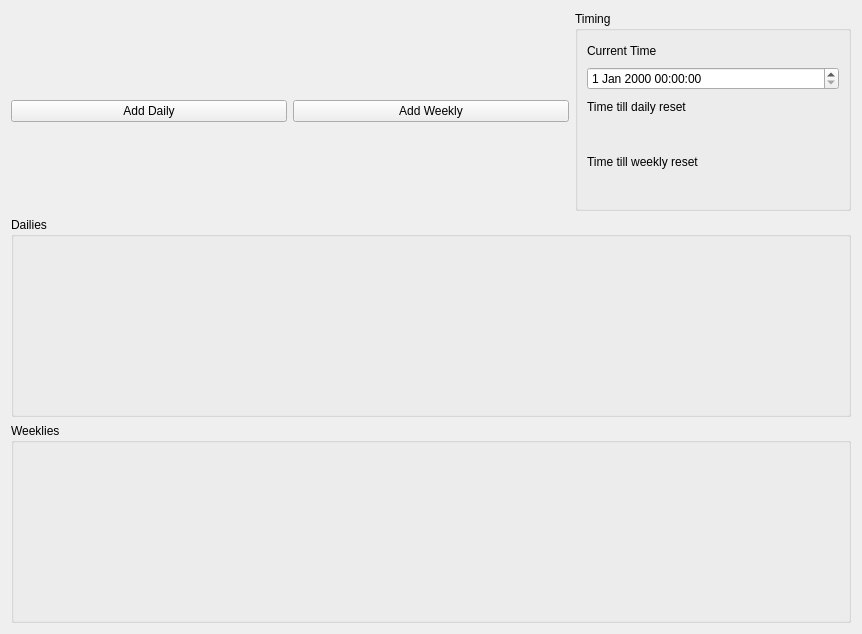
<?xml version="1.0" encoding="UTF-8"?>
<ui version="4.0">
 <class>MapleTabWidget</class>
 <widget class="QWidget" name="MapleTabWidget">
  <property name="geometry">
   <rect>
    <x>0</x>
    <y>0</y>
    <width>862</width>
    <height>634</height>
   </rect>
  </property>
  <property name="windowTitle">
   <string>Form</string>
  </property>
  <layout class="QVBoxLayout" name="verticalLayout">
   <item>
    <layout class="QHBoxLayout" name="horizontalLayout">
     <item>
      <widget class="QPushButton" name="addDailyButton">
       <property name="text">
        <string>Add Daily</string>
       </property>
      </widget>
     </item>
     <item>
      <widget class="QPushButton" name="addWeeklyButton">
       <property name="text">
        <string>Add Weekly</string>
       </property>
      </widget>
     </item>
     <item>
      <widget class="QGroupBox" name="groupBox_3">
       <property name="title">
        <string>Timing</string>
       </property>
       <layout class="QVBoxLayout" name="verticalLayout_4">
        <item>
         <widget class="QLabel" name="label">
          <property name="text">
           <string>Current Time</string>
          </property>
         </widget>
        </item>
        <item>
         <widget class="QDateTimeEdit" name="dateTimeEdit"/>
        </item>
        <item>
         <widget class="QLabel" name="label_2">
          <property name="text">
           <string>Time till daily reset</string>
          </property>
         </widget>
        </item>
        <item>
         <widget class="QLabel" name="dailyResetTime">
          <property name="text">
           <string/>
          </property>
         </widget>
        </item>
        <item>
         <widget class="QLabel" name="label_3">
          <property name="text">
           <string>Time till weekly reset </string>
          </property>
         </widget>
        </item>
        <item>
         <widget class="QLabel" name="weeklyResetTime">
          <property name="text">
           <string/>
          </property>
         </widget>
        </item>
       </layout>
      </widget>
     </item>
    </layout>
   </item>
   <item>
    <widget class="QGroupBox" name="dailyBox">
     <property name="title">
      <string>Dailies</string>
     </property>
     <layout class="QVBoxLayout" name="verticalLayout_3"/>
    </widget>
   </item>
   <item>
    <widget class="QGroupBox" name="weeklyBox">
     <property name="title">
      <string>Weeklies</string>
     </property>
     <layout class="QVBoxLayout" name="verticalLayout_2"/>
    </widget>
   </item>
  </layout>
 </widget>
 <resources/>
 <connections/>
</ui>
